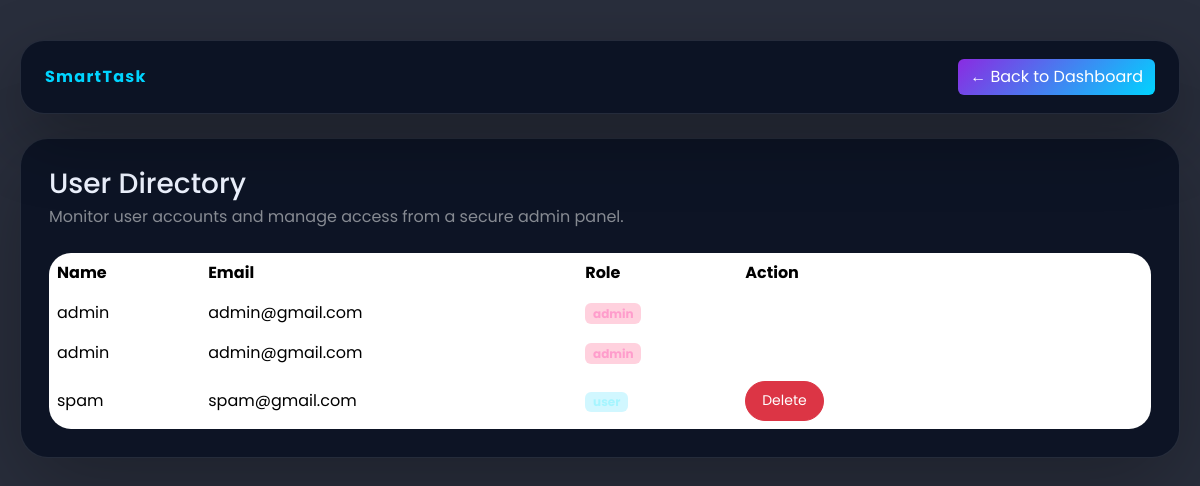
Page /manage_users (signed in) on the earlier database version.
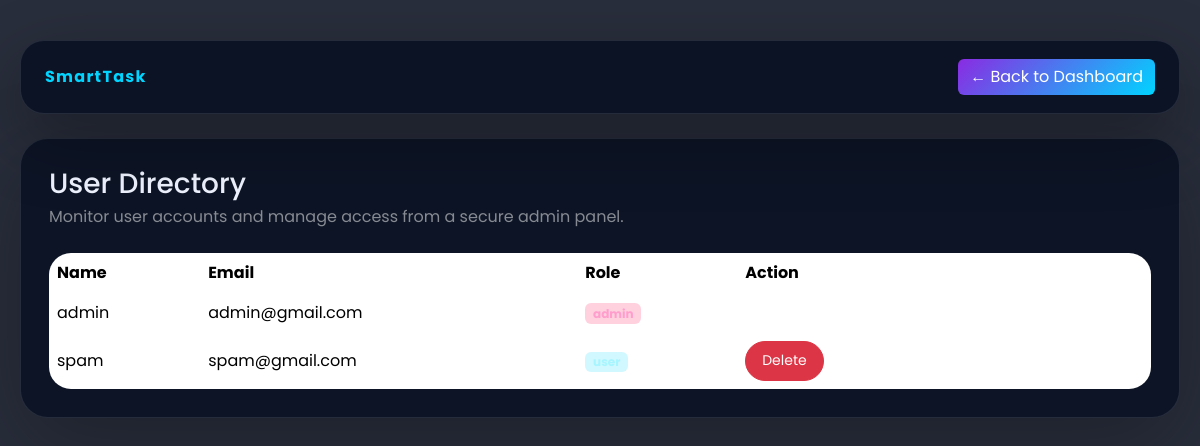
Same page on the later database version.
### tables this page shows
CREATE TABLE users (
            id INTEGER PRIMARY KEY AUTOINCREMENT,
            username TEXT NOT NULL,
            email TEXT NOT NULL,
            password TEXT NOT NULL,
            role TEXT DEFAULT 'user'
        );

### app.py (the view)
@app.route("/manage_users")
def manage_users():
    if session.get('role') != 'admin':
        return redirect(url_for("login"))
    conn = getdb()
    cursor = conn.cursor()
    cursor.execute("SELECT id, username, email, role FROM users ORDER BY username")
    users = cursor.fetchall()
    conn.close()
    return render_template("manage_users.html", users=users)

### app.py (called while the page is built)
@app.after_request
def set_cache_headers(response):
    if response.status_code in [301, 302, 303, 307, 308]:
        response.headers['Cache-Control'] = 'no-store, no-cache, must-revalidate, max-age=0'
        response.headers['Pragma'] = 'no-cache'
        response.headers['Expires'] = '0'
    elif request.endpoint and request.endpoint in ['login', 'register', 'logout', 'user_dashboard', 'admin_dashboard']:
        response.headers['Cache-Control'] = 'no-store, no-cache, must-revalidate, max-age=0, private'
        response.headers['Pragma'] = 'no-cache'
        response.headers['Expires'] = '0'
    elif request.method == 'POST':
        response.headers['Cache-Control'] = 'no-store, no-cache, must-revalidate, max-age=0'
        response.headers['Pragma'] = 'no-cache'
        response.headers['Expires'] = '0'
    return response

def getdb():
    conn = sqlite3.connect(DB_PATH)
    return conn

### templates/manage_users.html (shortened to what this page needs)
<!DOCTYPE html>
<html lang="en">
<head>
    <link href="https://cdn.jsdelivr.net/npm/bootstrap@5.3.2/dist/css/bootstrap.min.css" rel="stylesheet">
    <link href="https://cdn.jsdelivr.net/npm/bootstrap-icons/font/bootstrap-icons.css" rel="stylesheet">
</head>
<body>
    <div class="page-shell">
        <div class="topbar d-flex flex-column flex-md-row justify-content-between align-items-center gap-3">
            <a href="/" class="navbar-brand mb-0">SmartTask</a>
            <a href="/admin_dashboard" class="btn btn-glow">← Back to Dashboard</a>
        </div>
        <div class="content-card">
            <div class="mb-4">
                <h3 class="mb-1">User Directory</h3>
                <p class="text-white-50 mb-0">Monitor user accounts and manage access from a secure admin panel.</p>
            </div>
            <div class="table-responsive">
                <table class="table table-borderless align-middle mb-0">
                    <thead><tr><th>Name</th><th>Email</th><th>Role</th><th>Action</th></tr></thead>
                    <tbody>
                        {% for user in users %}
                        <tr>
                            <td>{{ user[1] }}</td>
                            <td>{{ user[2] }}</td>
                            <td><span class="badge {% if user[3] == 'admin' %}badge-admin{% else %}badge-user{% endif %}">{{ user[3] }}</span></td>
                            <td>
                                {% if user[3] != 'admin' %}
                                    <a href="/delete_user/{{ user[0] }}" class="btn btn-danger btn-sm btn-delete" onclick="return confirm('Are you sure you want to delete this user?')">Delete</a>
                                {% else %}
                                    <span class="text-white-50">Cannot delete admin</span>
                                {% endif %}
                            </td>
                        </tr>
                        {% endfor %}
                    </tbody>
                </table>
            </div>
        </div>
    </div>
</body>
</html>

Differences in the rows shown:
removed users: username "admin", email "admin@gmail.com", role "admin"
